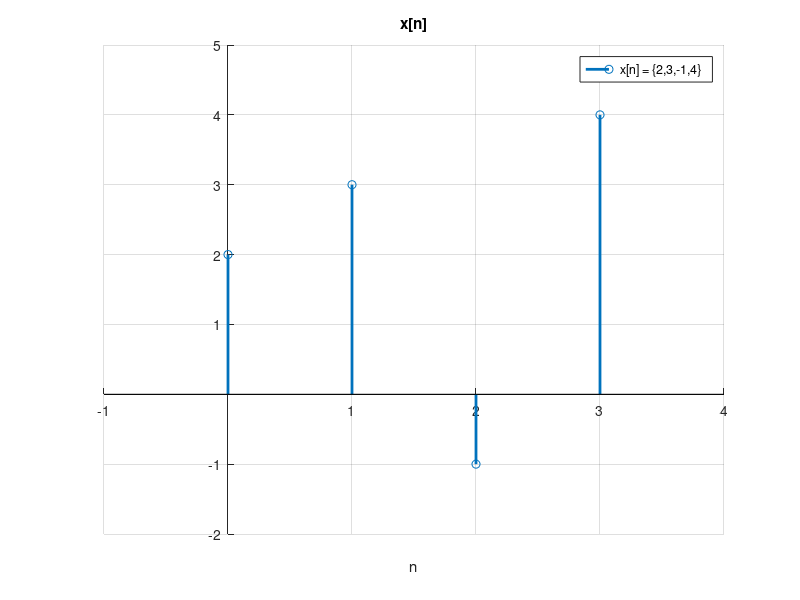

Here is the MATLAB script that generated this plot:
clear all; close all; clc

xn = [2 3 -1 4]; n1 = 0; n = n1:1:n1+length(xn)-1;

stem(n,xn,"LineWidth",2); set(gca,"box","off")
set(gca,"yaxislocation","origin");set(gca,"xaxislocation","origin")

xlabel("n"); title("x[n]"); grid on
ylim([min(xn)-1 max(xn)+1]); xlim([min(n)-1 max(n)+1]);
legend('x[n] = \{2,3,-1,4\}')

